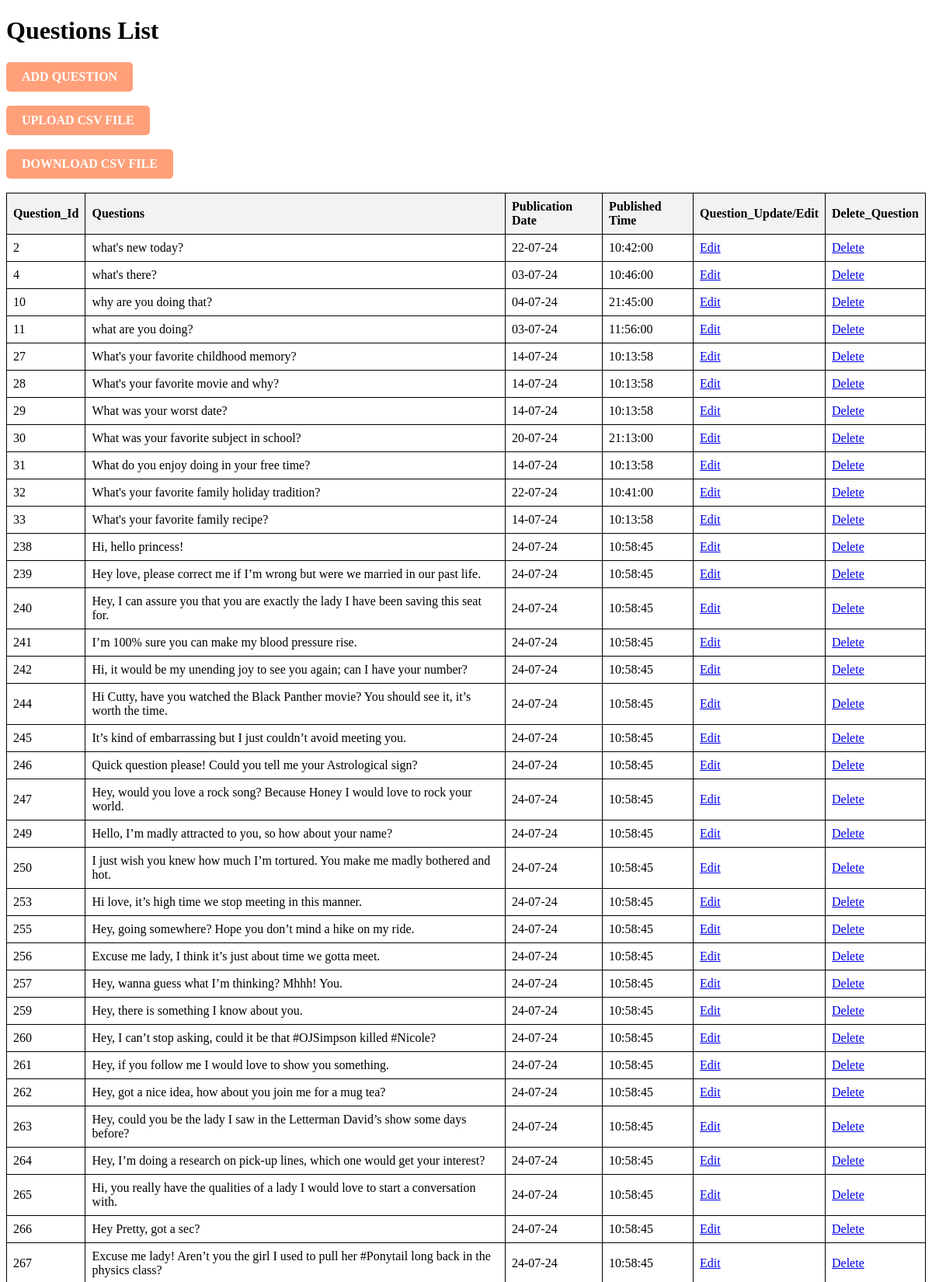
The page /polls/list/ (upper part) on the database its author committed.
### polls/models.py (models this page shows, shortened)
class Question(models.Model):
    ACTIVE = 0
    INACTIVE = 2
    STATUS_CHOICES = [
        (ACTIVE, 'Active'),
        (INACTIVE, 'Inactive'),
    ]
    question_text = models.CharField(max_length=200)
    pub_date = models.DateTimeField("date published")
    status = models.IntegerField (choices=STATUS_CHOICES, default=ACTIVE)

### polls/views.py (the view)
def question_list(request):
    questions = Question.objects.all()
    return render(request, "polls/table.html", {"questions": questions})

### polls/templates/polls/table.html (shortened to what this page needs)
<!DOCTYPE html>
<html lang="en">
<head>
</head>
<body>
    <h1>Questions List</h1>
    <strong><a href=" /polls/add/" class="download-button">ADD QUESTION</a></strong>
    <br>
    <br>
    <strong><a href="/polls/uploadcsv/" class="download-button">UPLOAD CSV FILE</a></strong>
    <br>
    <br>
    <strong><a href="/polls/download/questions/" class="download-button">DOWNLOAD CSV FILE </a></strong>
    <br>
    <br>
    <table>
        <thead>
            <tr>
                <th>Question_Id</th>
                <th>Questions</th>
                <th>Publication Date</th>
                <th>Published Time</th>
                <th>Question_Update/Edit</th>
                <th>Delete_Question</th>
            </tr>
        </thead>
        <tbody>
            {% for q in questions%}
                <tr>
                    <td>{{q.pk}}</td>
                    <td>{{ q.question_text}}</td>
                    <td>{{ q.pub_date|date:"d-m-y" }}</td>
                    <td>{{ q.pub_date|time:"H:i:s"}}</td>
                    <td>
                        <a href="{% url 'polls:edit_question' q.pk %}">Edit</a>
                    </td>
                    <td>
                        <a href="{% url 'polls:delete_question' q.pk %}">Delete</a>
                    </td>
                </tr>
            {% endfor %}
        </tbody>
    </table>
</body>
</html>

### polls/templates/polls/table.html (style rules this page uses)
table { width: 100%; border-collapse: collapse; }
th, td { border: 1px solid black; padding: 8px; text-align: left; }
th { background-color: #f2f2f2; }
.download-button { display: inline-block; padding: 10px 20px; font-size: 16px; color: #fff; background-color: lightsalmon; border: none; border-radius: 5px; text-decoration: none; text-align: center; cursor: pointer; }

### rows shown on the page
Question: pk "2", question_text "what's new today?", pub_date "22-07-24", pub_date "10:42:00"
Question: pk "4", question_text "what's there?", pub_date "03-07-24", pub_date "10:46:00"
Question: pk "10", question_text "why are you doing that?", pub_date "04-07-24", pub_date "21:45:00"
Question: pk "11", question_text "what are you doing?", pub_date "03-07-24", pub_date "11:56:00"
Question: pk "27", question_text "What's your favorite childhood memory?", pub_date "14-07-24", pub_date "10:13:58"
Question: pk "28", question_text "What's your favorite movie and why?", pub_date "14-07-24", pub_date "10:13:58"
Question: pk "29", question_text "What was your worst date?", pub_date "14-07-24", pub_date "10:13:58"
Question: pk "30", question_text "What was your favorite subject in school?", pub_date "20-07-24", pub_date "21:13:00"
Question: pk "31", question_text "What do you enjoy doing in your free time?", pub_date "14-07-24", pub_date "10:13:58"
Question: pk "32", question_text "What's your favorite family holiday tradition?", pub_date "22-07-24", pub_date "10:41:00"
Question: pk "33", question_text "What's your favorite family recipe?", pub_date "14-07-24", pub_date "10:13:58"
Question: pk "238", question_text "Hi, hello princess!", pub_date "24-07-24", pub_date "10:58:45"
Question: pk "239", question_text "Hey love, please correct me if I’m wrong but were we married in our past life.", pub_date "24-07-24", pub_date "10:58:45"
Question: pk "240", question_text "Hey, I can assure you that you are exactly the lady I have been saving this seat for.", pub_date "24-07-24", pub_date "10:58:45"
Question: pk "241", question_text "I’m 100% sure you can make my blood pressure rise.", pub_date "24-07-24", pub_date "10:58:45"
Question: pk "242", question_text "Hi, it would be my unending joy to see you again; can I have your number?", pub_date "24-07-24", pub_date "10:58:45"
Question: pk "244", question_text "Hi Cutty, have you watched the Black Panther movie? You should see it, it’s worth the time.", pub_date "24-07-24", pub_date "10:58:45"
Question: pk "245", question_text "It’s kind of embarrassing but I just couldn’t avoid meeting you.", pub_date "24-07-24", pub_date "10:58:45"
Question: pk "246", question_text "Quick question please! Could you tell me your Astrological sign?", pub_date "24-07-24", pub_date "10:58:45"
Question: pk "247", question_text "Hey, would you love a rock song? Because Honey I would love to rock your world.", pub_date "24-07-24", pub_date "10:58:45"
Question: pk "249", question_text "Hello, I’m madly attracted to you, so how about your name?", pub_date "24-07-24", pub_date "10:58:45"
Question: pk "250", question_text "I just wish you knew how much I’m tortured. You make me madly bothered and hot.", pub_date "24-07-24", pub_date "10:58:45"
Question: pk "253", question_text "Hi love, it’s high time we stop meeting in this manner.", pub_date "24-07-24", pub_date "10:58:45"
Question: pk "255", question_text "Hey, going somewhere? Hope you don’t mind a hike on my ride.", pub_date "24-07-24", pub_date "10:58:45"
Question: pk "256", question_text "Excuse me lady, I think it’s just about time we gotta meet.", pub_date "24-07-24", pub_date "10:58:45"
Question: pk "257", question_text "Hey, wanna guess what I’m thinking? Mhhh! You.", pub_date "24-07-24", pub_date "10:58:45"
Question: pk "259", question_text "Hey, there is something I know about you.", pub_date "24-07-24", pub_date "10:58:45"
Question: pk "260", question_text "Hey, I can’t stop asking, could it be that #OJSimpson killed #Nicole?", pub_date "24-07-24", pub_date "10:58:45"
Question: pk "261", question_text "Hey, if you follow me I would love to show you something.", pub_date "24-07-24", pub_date "10:58:45"
Question: pk "262", question_text "Hey, got a nice idea, how about you join me for a mug tea?", pub_date "24-07-24", pub_date "10:58:45"
Question: pk "263", question_text "Hey, could you be the lady I saw in the Letterman David’s show some days before?", pub_date "24-07-24", pub_date "10:58:45"
Question: pk "264", question_text "Hey, I’m doing a research on pick-up lines, which one would get your interest?", pub_date "24-07-24", pub_date "10:58:45"
Question: pk "265", question_text "Hi, you really have the qualities of a lady I would love to start a conversation with.", pub_date "24-07-24", pub_date "10:58:45"
Question: pk "266", question_text "Hey Pretty, got a sec?", pub_date "24-07-24", pub_date "10:58:45"
Question: pk "267", question_text "Excuse me lady! Aren’t you the girl I used to pull her #Ponytail long back in the physics class?", pub_date "24-07-24", pub_date "10:58:45"
